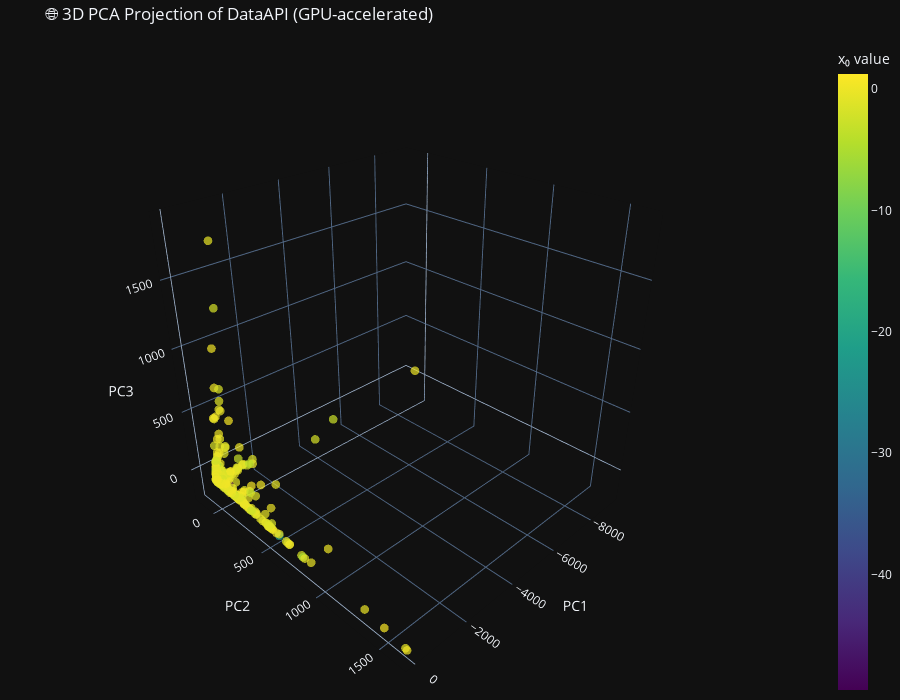

Notebook cell for this chart:
### Code cell
# 🌐 INTERACTIVE 3D PCA VISUALIZATION

print('🔬 Performing GPU-accelerated PCA for visualization...')

# Sample data from API
viz_data = DataAPI.get(n=5000)
viz_data_gpu = cp.asarray(viz_data, dtype=cp.float32)

# GPU PCA to 3D
pca_3d = cuPCA(n_components=3)
data_3d = cp.asnumpy(pca_3d.fit_transform(viz_data_gpu))

# Color by first original dimension
colors = viz_data[:, 0]

# Create 3D scatter plot
fig = go.Figure(data=[go.Scatter3d(
    x=data_3d[:, 0],
    y=data_3d[:, 1],
    z=data_3d[:, 2],
    mode='markers',
    marker=dict(
        size=3,
        color=colors,
        colorscale='Viridis',
        opacity=0.7,
        colorbar=dict(title='x₀ value')
    ),
    text=[f'Point {i}' for i in range(len(data_3d))],
    hoverinfo='text'
)])

fig.update_layout(
    title='🌐 3D PCA Projection of DataAPI (GPU-accelerated)',
    template='plotly_dark',
    height=700,
    scene=dict(
        xaxis_title='PC1',
        yaxis_title='PC2',
        zaxis_title='PC3',
        camera=dict(eye=dict(x=1.5, y=1.5, z=1.2))
    ),
    margin=dict(l=0, r=0, b=0, t=40)
)

fig.show()

# Show explained variance
exp_var = cp.asnumpy(pca_3d.explained_variance_ratio_)
print(f'\n📊 Explained Variance Ratio:')
print(f'   PC1: {exp_var[0]*100:.1f}%')
print(f'   PC2: {exp_var[1]*100:.1f}%')
print(f'   PC3: {exp_var[2]*100:.1f}%')
print(f'   Total: {sum(exp_var)*100:.1f}%')

### Figure 1 — Plotly figure (JSON) as saved in the notebook; plotly's stock layout.template omitted (floating-point values rounded to 4 significant figures; data arrays with more than 128 entries replaced by an {"elided": "..."} marker saying what was removed)
{"data": [{"hoverinfo": "text", "marker": {"color": {"elided": "5000 float values"}, "colorbar": {"title": {"text": "x₀ value"}}, "colorscale": [[0, "#440154"], [0.1111, "#482878"], [0.2222, "#3e4989"], [0.3333, "#31688e"], [0.4444, "#26828e"], [0.5556, "#1f9e89"], [0.6667, "#35b779"], [0.7778, "#6ece58"], [0.8889, "#b5de2b"], [1, "#fde725"]], "opacity": 0.7, "size": 3}, "mode": "markers", "text": {"elided": "5000 str values"}, "type": "scatter3d", "x": {"elided": "5000 float values"}, "y": {"elided": "5000 float values"}, "z": {"elided": "5000 float values"}}], "layout": {"height": 700, "margin": {"b": 0, "l": 0, "r": 0, "t": 40}, "scene": {"camera": {"eye": {"x": 1.5, "y": 1.5, "z": 1.2}}, "xaxis": {"title": {"text": "PC1"}}, "yaxis": {"title": {"text": "PC2"}}, "zaxis": {"title": {"text": "PC3"}}}, "title": {"text": "🌐 3D PCA Projection of DataAPI (GPU-accelerated)"}}}
